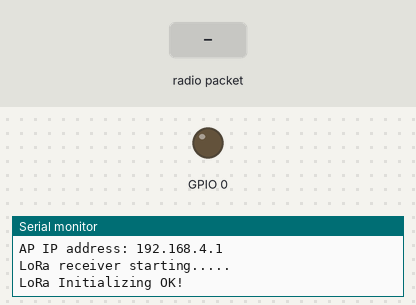
A sketch run on a simulated ESP8266 (NodeMCU). Shown: output pins drawn as LEDs (lit = HIGH), the last lines printed to the serial monitor. Inputs (shaded band) come from the test bench. No radio packets arrive unless stated.

Above: at 1.2 s.
1.3 s: radio packet "1" arrives
At 3.0 s:
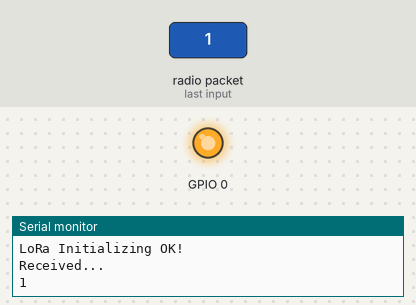
3.8 s: radio packet "0" arrives
At 6.1 s:
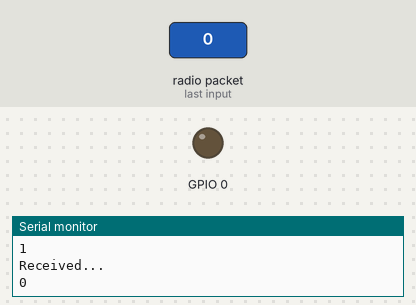
Timing chart, 0 to 7.6 s (numbered marks = the images above; inputs shaded):
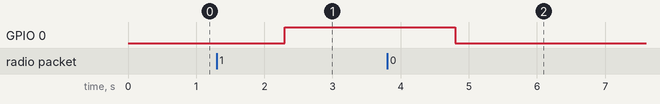

Measured:
- after the input at 1.3 s, GPIO 0: LOW → HIGH after 1.0 s
- after the input at 3.8 s, GPIO 0: HIGH → LOW after 1.0 s

The sketch:

Workers.ino
```cpp
#include <LoRa.h>
#include <SPI.h>
#include <ESP8266WiFi.h>
#include "ESPAsyncWebServer.h"

#define SS 15
#define RST 16
#define DI0 2

const char *ssid = "Worker";
const char *password = "12345";

#define msg " You have entered in a Working Zone"

AsyncWebServer server(80);

void setup()
{

    Serial.begin(9600);

    WiFi.softAP(ssid, password);

    IPAddress IP = WiFi.softAPIP();
    Serial.print("AP IP address: ");
    Serial.println(IP);

    server.on("/alert", HTTP_GET, [](AsyncWebServerRequest *request)
              { request->send_P(200, "text/plain", msg); });

    server.begin();

    pinMode(0, OUTPUT);
    while (!Serial)
        ;

    Serial.println("LoRa receiver starting.....");
    LoRa.setPins(SS, RST, DI0);
    SPI.begin();

    while (!LoRa.begin(433E6))
    {
        Serial.println("LoRa initialization failed");

        delay(1000);
    }
    Serial.println("LoRa Initializing OK!");
}

void loop()
{

    int packetSize = LoRa.parsePacket();
    if (packetSize)
    {
        while (LoRa.available())
        {
            Serial.println("Received...");

            String LoRaData = LoRa.readString();
            Serial.println(LoRaData);
            if (LoRaData == "1")
            {
                digitalWrite(0, HIGH);
            }
            else
            {
                digitalWrite(0, LOW);
            }
        }
    }
}
```
